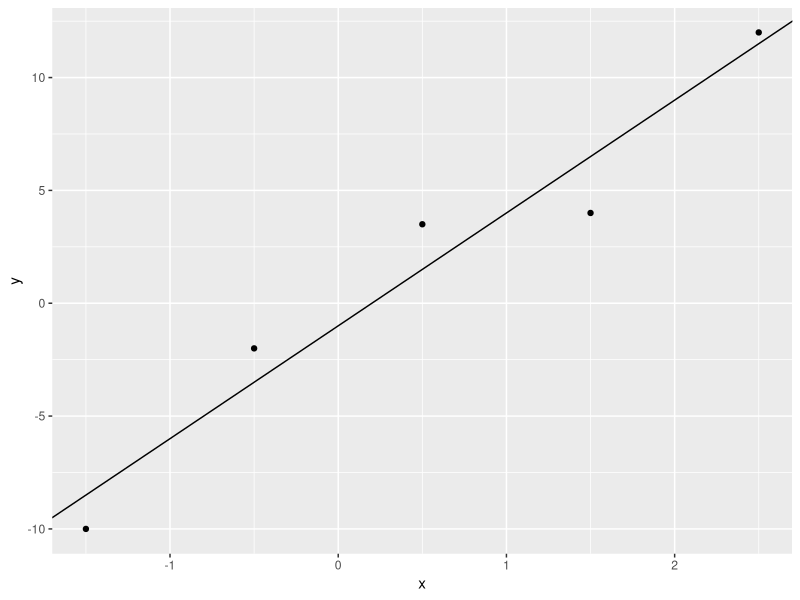

This chart was generated by the following R code:
## ---- chunk 1
knitr::opts_chunk$set(
  comment = "#>", 
  echo = FALSE,
  fig.width = 5,
  fig.height = 4
)
## ---- chunk 2
x <- c(-0.5, -1.5, 0.5, 1.5, 2.5)
y <- c(-2, -10, 3.5, 4, 12)
knitr::kable(t(cbind(x,y)), "simple")
## ---- chunk 3
library(ggplot2)
beta1_hat <- cov(y,x) / var(x)
beta0_hat <- mean(y) - beta1_hat * mean(x)
ggplot(data = data.frame(x, y), aes(x = x, y = y)) +
  geom_point() +
  geom_abline(slope = beta1_hat, intercept = beta0_hat)
